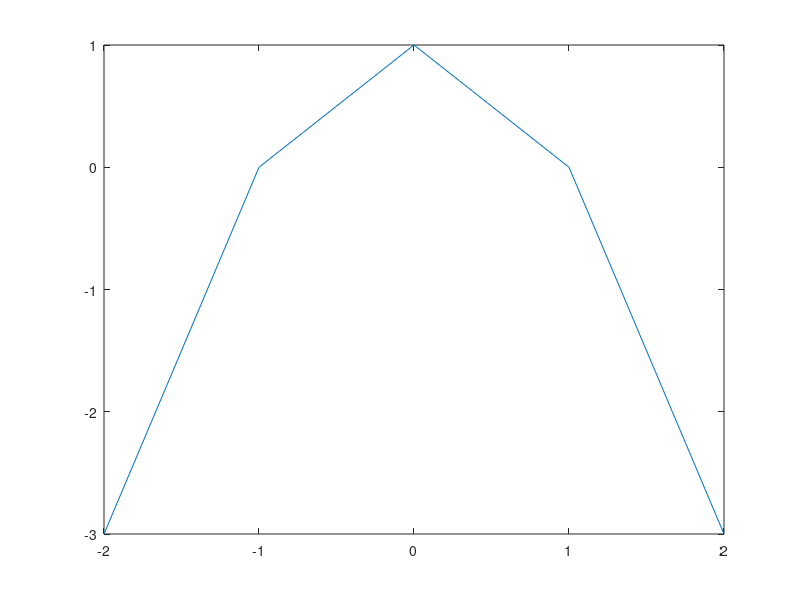

Source code (MATLAB): (Note: this script raises an error after producing the figure.)
#C:\Users\USER\Documents\NetBeansProjects\Lab9

% Dessiner un cercle de rayon 1:
x=-2:2
y=1-x.^2
plot(x,y)
hold on
% Dessiner les points des fichiers Fin et Fout
[xi,yi]=textread('path:\to\FIn\File\Fin.txt'); 
scatter(xi,yi,'g') ; % en vert

[xo,yo]=textread('path\to\FOut\File\Fout.txt'); 
scatter(xo,yo,'r') ; % en rouge
